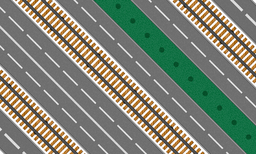
#> input picture PA2_EE21B144/background.png, 256 x 154 px, shrunk from 600 x 360 before the run
$ jupyter execute EE21B144_assignment_2_part3.ipynb
#> lines starting #> are read from the running program, lines starting #| are printed output that depends on the picture; long printed decimals are rounded
[cell 1]
import numpy as np
import matplotlib.pyplot as plt
from scipy.linalg import lstsq
from scipy.fft import fft
from scipy.io import loadmat
from PIL import Image
import os

# Display config
np.set_printoptions(suppress=True)
plt.rcParams['figure.dpi'] = 120

print("Notebook initialized.")

[cell 2]
def imread_rgb(path):
#> called with path = 'background.png'
    img = Image.open(path).convert('RGB')
#> img is the input picture: PIL image 256x154 RGB; mean R, G, B 125.7, 131, 116.7
    return np.array(img)

def rmse(a, b):
    # Crop to min common size
    H = min(a.shape[0], b.shape[0])
    W = min(a.shape[1], b.shape[1])
    if a.ndim == 3:
        C = min(a.shape[2], b.shape[2])
        a_ = a[:H,:W,:C].astype(np.float64)
        b_ = b[:H,:W,:C].astype(np.float64)
    else:
        a_ = a[:H,:W].astype(np.float64)
        b_ = b[:H,:W].astype(np.float64)
    return np.sqrt(np.mean((a_ - b_)**2))

[cell 3]
BACKGROUND_PATH = "background.png"
REDCAR_PATH = "redcar.png"
CAMERA_T_MAT_PATH = "CameraT.mat"       # expects a var like 'CameraT' or 'cameraT' or 'T' of length 52

# Common constants
background_img = imread_rgb(BACKGROUND_PATH)
redcar_img = imread_rgb(REDCAR_PATH)
#> call 2 of imread_rgb, with path = 'redcar.png'
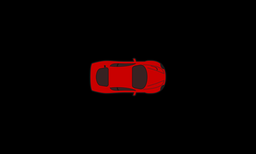
#> input picture PA2_EE21B144/redcar.png, 256 x 154 px, shrunk from 600 x 360 before the run
#> in imread_rgb, img is the input picture: PIL image 256x154 RGB; mean R, G, B 8.8, 0.7, 0.7

cam = loadmat(CAMERA_T_MAT_PATH)
#> (reads PA2_EE21B144/CameraT.mat from the repository)
cameraT = np.array(cam['CameraT']).squeeze()
EXPOSURE_TIME = len(cameraT)


print("Data prepared.")

[cell 4]
# -----------------------
# Blur matrix constructors
# -----------------------
def blur_matrix_from_psf_1d(N, psf_1d):
    # psf_1d length = L; A shape = (N+L, N)
    L = len(psf_1d)
    out_rows = N + L
    A = np.zeros((out_rows, N), dtype=np.float64)
    for j in range(N):
        for k in range(L):
            r = j + k
            if r < out_rows:
                A[r, j] = psf_1d[k]
    return A

[cell 5]
# -----------------------
# Image blur synthesizers (horizontal motion)
# -----------------------
def deblur_rowwise_least_squares(blurred, A):
    """
    Solve xA = b for each row (and channel).
    blurred: (H, Wb, C) with Wb = A.shape[0]
    A: (Wb, W)
    Returns deblurred image (H, W, C).
    """
    H = blurred.shape[0]
    W = A.shape[1]
    C = blurred.shape[2]
    out = np.zeros((H, W, C), dtype=np.float64)

    for c in range(C):
        for r in range(H):
            b = blurred[r, :, c]
            # Ensure length matches A rows
            x, *_ = lstsq(A, b)
            out[r, :, c] = x
    return out

[cell 6]
# ==============================================
# Problem 3: Deblurring with motion-invariant photography
# ==============================================
print("Problem 3: Motion-invariant photography")

H_bg, W_bg = background_img.shape[:2]
#> H_bg = 154; W_bg = 256
car_h, car_w = redcar_img.shape[:2]
#> car_h = 154; car_w = 256
car_start_x, car_start_y = 20, 100  # configurable placement

# (a) Static camera, object translates right at 1 px/sec
frames_a = []
for t in range(EXPOSURE_TIME):
    frame = background_img.astype(np.float64).copy()
    x = car_start_x + t
    y = car_start_y
    if x < W_bg and y < H_bg:
        x_end = min(W_bg, x + car_w)
        y_end = min(H_bg, y + car_h)
        fg_x_end = car_w - max(0, x + car_w - W_bg)
        fg_y_end = car_h - max(0, y + car_h - H_bg)
        if (x_end > x) and (y_end > y) and (fg_x_end > 0) and (fg_y_end > 0):
            fg = redcar_img[:fg_y_end, :fg_x_end, :]
            mask = np.any(fg > 0, axis=2)
            region = frame[y:y_end, x:x_end, :]
            region[mask] = fg[mask]
            frame[y:y_end, x:x_end, :] = region
    frames_a.append(frame)
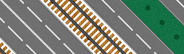
#> region: shape (54, 184, 3) float64; mean R, G, B 119.6, 129, 115.4
#> after the loop, frames_a = 53 items

blur_a = np.mean(frames_a, axis=0)

# (b) Motion-invariant: camera motion from CameraT.mat; background shifts by camera motion;
# relative object translation = camera translation - object translation
frames_b = []

for t in range(EXPOSURE_TIME):
    dx_cam = float(cameraT[t])  # camera translation in pixels at time t

    # Create extended background canvas to allow shifting without cropping
    # We extend by EXPOSURE_TIME on both sides to avoid boundary issues
    pad_left = 52
    extended_width = W_bg + pad_left
    bg_extended = np.zeros((H_bg, extended_width, 3), dtype=np.float64)

    # Place original background in the center
    # Compute shift: positive dx_cam means camera moves right → background shifts right
    s = int(np.round(dx_cam))
    bg_extended[:, s:s + W_bg, :] = background_img

    # Now place the moving car with *relative motion*
    object_translation = t  # object moves at 1 px/sec
    relative_translation = dx_cam - object_translation
    x = int(np.round(car_start_x + relative_translation))
    y = car_start_y

    frame = bg_extended.copy()

    # Paste red car with bounds checking
    if x < W_bg and y < H_bg:
        x_end = min(W_bg, x + car_w)
        y_end = min(H_bg, y + car_h)

        fg_x_start = max(0, -x)
        fg_y_start = max(0, -y)
        fg_x_end = car_w - max(0, x + car_w - W_bg)
        fg_y_end = car_h - max(0, y + car_h - H_bg)

        if fg_x_end > fg_x_start and fg_y_end > fg_y_start:
            fg = redcar_img[fg_y_start:fg_y_end, fg_x_start:fg_x_end, :]
            mask = np.any(fg > 0, axis=2)
            frame_y_start = y + fg_y_start
            frame_x_start = x + fg_x_start
            region = frame[frame_y_start:frame_y_start + fg.shape[0],
                          frame_x_start:frame_x_start + fg.shape[1], :]
            region[mask] = fg[mask]
            frame[frame_y_start:frame_y_start + fg.shape[0],
                  frame_x_start:frame_x_start + fg.shape[1], :] = region

    frames_b.append(frame)
#> this loop made 53 passes
#> pass 1, `frame = bg_extended.copy()`:
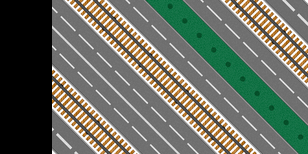
#> frame: shape (154, 308, 3) float64; mean of channels 0, 1, 2 104.5, 108.9, 97; drawn as R, G, B
#> after the loop:
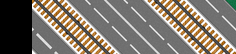
#> region: shape (54, 236, 3) float64; mean R, G, B 125.8, 117.9, 107.9
#> after the loop, frames_b = 53 items

# Final blurred image via averaging
blur_b = np.mean(frames_b, axis=0)
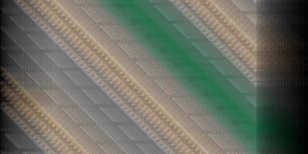
#> blur_b: shape (154, 308, 3) float64; mean of channels 0, 1, 2 104.5, 108.9, 97; drawn as R, G, B

# (c) Compare and comment
print("(c) Static camera: moving object blurred; Motion-invariant: relative blur on object reduced; background shows camera-induced blur.")

# (d) PSF weights: w(x) = 1/x^2 for x in {0.1, 1, 2, ..., 51}, normalize
x_vals = np.concatenate([[0.1], np.arange(1, 52)])
psf = 3.0 / (x_vals**0.5)
psf = psf / (psf.sum() + 1e-12)
print("(d) PSF created and normalized.")

# (e) Use PSF to form blur matrix A_psf
A_psf = blur_matrix_from_psf_1d(W_bg, psf)
print("(e) A_psf formed with shape:", A_psf.shape)
#| (e) A_psf formed with shape: (308, 256)

# (f) Deblur blur_b using least squares row-wise with A_psf
print("blur_b shape = ", blur_b.shape)
#| blur_b shape =  (154, 308, 3)
print("psf shape = ", psf.shape)
rec_b = deblur_rowwise_least_squares(blur_b, A_psf)
#> after the loop in deblur_rowwise_least_squares, `for c in range(C):`:
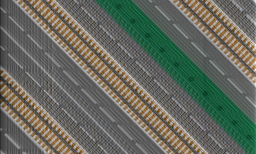
#> out: shape (154, 256, 3) float64; mean of channels 0, 1, 2 125.3, 130.5, 116.3; drawn with min black and max white
print("(f) Deblurring done for motion-invariant case.")

### Not doing interpolation of backgorund, so the sides will be black only

[cell 7]
print(rmse(rec_b, blur_b))
#> in rmse, `b_ = b[:H,:W,:C].astype(np.float64)`:
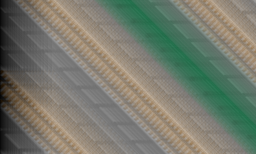
#> b_: shape (154, 256, 3) float64; mean of channels 0, 1, 2 117.7, 122, 108.9; drawn as R, G, B
#| 37.724

[cell 8]
# Plotting in a 2x2 grid
fig, axs = plt.subplots(2, 2, figsize=(10, 15))

# Clean image (top left)
axs[0, 0].imshow(blur_a.astype(np.uint8))
axs[0, 0].set_title("(a) Static camera blurred image")
axs[0, 0].axis('off')

# Blurred + noisy image (top right)
axs[0, 1].imshow(blur_b.astype(np.uint8))
axs[0, 1].set_title("(b) Motion-invariant blurred image")
axs[0, 1].axis('off')

# (b) Display A (visualization)
# Blur matrix A (bottom left)
im = axs[1, 0].imshow(A_psf, cmap='gray', aspect='auto')
axs[1, 0].set_title("Blur Matrix A (psf)")
axs[1, 0].set_xlabel("Input pixel index")
axs[1, 0].set_ylabel("Output pixel index")
plt.colorbar(im, ax=axs[1, 0], fraction=0.046, pad=0.04)

# Reconstructed image (bottom right)
axs[1, 1].imshow(np.clip(rec_b, 0, 255).astype(np.uint8))
axs[1, 1].set_title("Reconstructed Image")
axs[1, 1].axis('off')

plt.tight_layout()
plt.show()

[cell 9]
import matplotlib.pyplot as plt

# Line plot of PSF vs x
fig, ax = plt.subplots(figsize=(7, 4))
ax.plot(x_vals, psf, marker='o', linewidth=1.5, markersize=3)
ax.set_xlabel('x')
ax.set_ylabel('PSF')
ax.set_title('PSF vs x (line)')
ax.grid(True, alpha=0.3)
plt.tight_layout()
plt.show()
#> figure, not shown here; curve peaks at x = 0.1, y = 0.197

[cell 10]
# ==============================================
# Problem 3: Deblurring with motion-invariant photography
# ==============================================
print("Problem 3: Motion-invariant photography")

H_bg, W_bg = background_img.shape[:2]
car_h, car_w = redcar_img.shape[:2]
car_start_x, car_start_y = 20, 100  # configurable placement

# (a) Static camera, object translates right at 1 px/sec
frames_a = []
for t in range(EXPOSURE_TIME):
    frame = background_img.astype(np.float64).copy()
    x = car_start_x + t
    y = car_start_y
    if x < W_bg and y < H_bg:
        x_end = min(W_bg, x + car_w)
        y_end = min(H_bg, y + car_h)
        fg_x_end = car_w - max(0, x + car_w - W_bg)
        fg_y_end = car_h - max(0, y + car_h - H_bg)
        if (x_end > x) and (y_end > y) and (fg_x_end > 0) and (fg_y_end > 0):
            fg = redcar_img[:fg_y_end, :fg_x_end, :]
            mask = np.any(fg > 0, axis=2)
            region = frame[y:y_end, x:x_end, :]
            region[mask] = fg[mask]
            frame[y:y_end, x:x_end, :] = region
    frames_a.append(frame)

blur_a = np.mean(frames_a, axis=0)

# (b) Motion-invariant: camera motion from CameraT.mat; background shifts by camera motion;
# relative object translation = camera translation - object translation
frames_b = []

for t in range(EXPOSURE_TIME):
    dx_cam = float(cameraT[t])  # camera translation in pixels at time t

    # Create extended background canvas to allow shifting without cropping
    # We extend by EXPOSURE_TIME on both sides to avoid boundary issues
    pad_left = 52
    extended_width = W_bg + pad_left
    bg_extended = np.zeros((H_bg, extended_width, 3), dtype=np.float64)

    # Place original background in the center
    # Compute shift: positive dx_cam means camera moves right → background shifts right
    s = int(np.round(dx_cam))
    bg_extended[:, s:s + W_bg, :] = background_img

    # Now place the moving car with *relative motion*
    object_translation = t  # object moves at 1 px/sec
    relative_translation = dx_cam - object_translation
    x = int(np.round(car_start_x + relative_translation))
    y = car_start_y

    frame = bg_extended.copy()

    # Paste red car with bounds checking
    if x < W_bg and y < H_bg:
        x_end = min(W_bg, x + car_w)
        y_end = min(H_bg, y + car_h)

        fg_x_start = max(0, -x)
        fg_y_start = max(0, -y)
        fg_x_end = car_w - max(0, x + car_w - W_bg)
        fg_y_end = car_h - max(0, y + car_h - H_bg)

        if fg_x_end > fg_x_start and fg_y_end > fg_y_start:
            fg = redcar_img[fg_y_start:fg_y_end, fg_x_start:fg_x_end, :]
            mask = np.any(fg > 0, axis=2)
            frame_y_start = y + fg_y_start
            frame_x_start = x + fg_x_start
            region = frame[frame_y_start:frame_y_start + fg.shape[0],
                          frame_x_start:frame_x_start + fg.shape[1], :]
            region[mask] = fg[mask]
            frame[frame_y_start:frame_y_start + fg.shape[0],
                  frame_x_start:frame_x_start + fg.shape[1], :] = region

    frames_b.append(frame)

# Final blurred image via averaging
blur_b = np.mean(frames_b, axis=0)

# (c) Compare and comment
print("(c) Static camera: moving object blurred; Motion-invariant: relative blur on object reduced; background shows camera-induced blur.")

# (d) PSF weights: w(x) = 1/x^2 for x in {0.1, 1, 2, ..., 51}, normalize
x_vals = np.concatenate([[0.1], np.arange(1, 52)])
psf = 1.0 / (x_vals**2)
psf = psf / (psf.sum() + 1e-12)
print("(d) PSF created and normalized.")

# (e) Use PSF to form blur matrix A_psf
A_psf = blur_matrix_from_psf_1d(W_bg, psf)
#> call 2 of blur_matrix_from_psf_1d, with N = 256, psf_1d = array of shape (52,)
#> after the loop in blur_matrix_from_psf_1d (call 2), `for j in range(N):`:
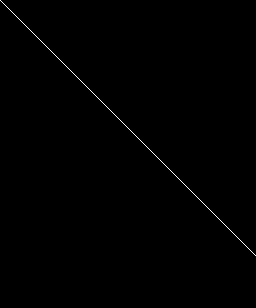
#> A: shape (308, 256) float64; min 0, max 0.984, mean 0.00325
print("(e) A_psf formed with shape:", A_psf.shape)
#| (e) A_psf formed with shape: (308, 256)

# (f) Deblur blur_b using least squares row-wise with A_psf
print("blur_b shape = ", blur_b.shape)
#| blur_b shape =  (154, 308, 3)
print("psf shape = ", psf.shape)
rec_b = deblur_rowwise_least_squares(blur_b, A_psf)
print("(f) Deblurring done for motion-invariant case.")

# Plotting in a 2x2 grid
fig, axs = plt.subplots(2, 2, figsize=(10, 15))

# Clean image (top left)
axs[0, 0].imshow(blur_a.astype(np.uint8))
axs[0, 0].set_title("(a) Static camera blurred image")
axs[0, 0].axis('off')

# Blurred + noisy image (top right)
axs[0, 1].imshow(blur_b.astype(np.uint8))
axs[0, 1].set_title("(b) Motion-invariant blurred image")
axs[0, 1].axis('off')

# (b) Display A (visualization)
# Blur matrix A (bottom left)
im = axs[1, 0].imshow(A_psf, cmap='gray', aspect='auto')
axs[1, 0].set_title("Blur Matrix A (psf)")
axs[1, 0].set_xlabel("Input pixel index")
axs[1, 0].set_ylabel("Output pixel index")
plt.colorbar(im, ax=axs[1, 0], fraction=0.046, pad=0.04)

# Reconstructed image (bottom right)
axs[1, 1].imshow(np.clip(rec_b, 0, 255).astype(np.uint8))
axs[1, 1].set_title("Reconstructed Image")
axs[1, 1].axis('off')

plt.tight_layout()
plt.show()
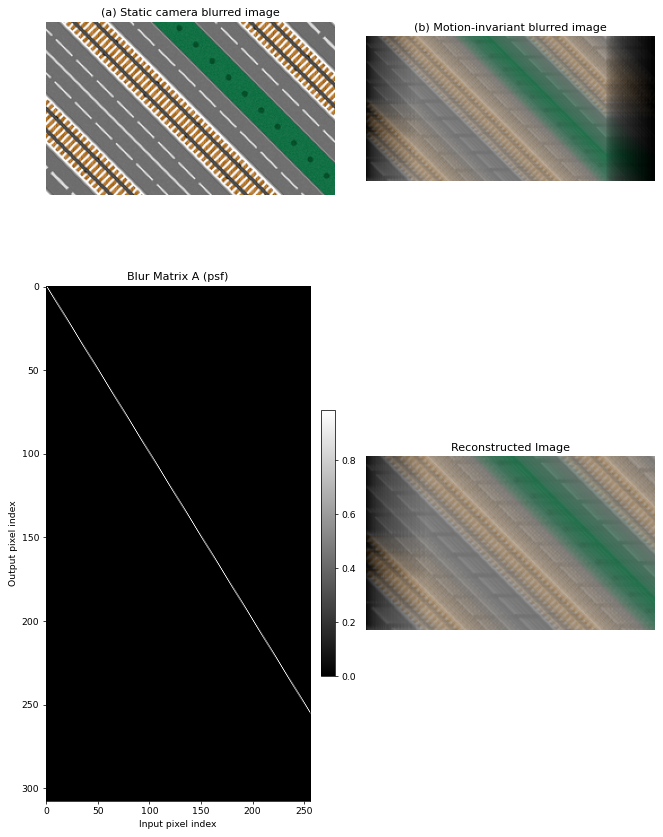
#> figure drawn by matplotlib, 5 panels

import matplotlib.pyplot as plt

# Line plot of PSF vs x
fig, ax = plt.subplots(figsize=(7, 4))
ax.plot(x_vals, psf, marker='o', linewidth=1.5, markersize=3)
ax.set_xlabel('x')
ax.set_ylabel('PSF')
ax.set_title('PSF vs x (line)')
ax.grid(True, alpha=0.3)
plt.tight_layout()
plt.show()
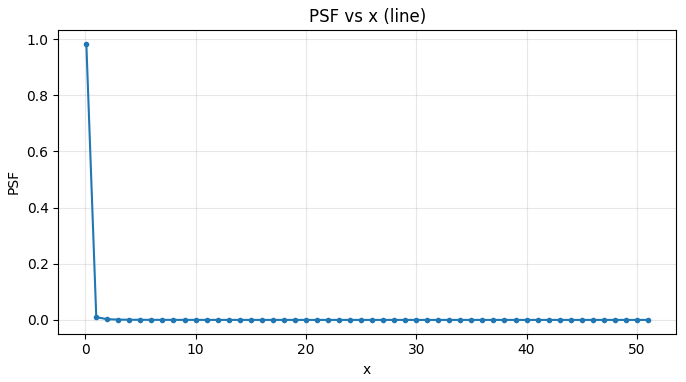
#> figure drawn by matplotlib, 1 panel; curve peaks at x = 0.1, y = 0.984
